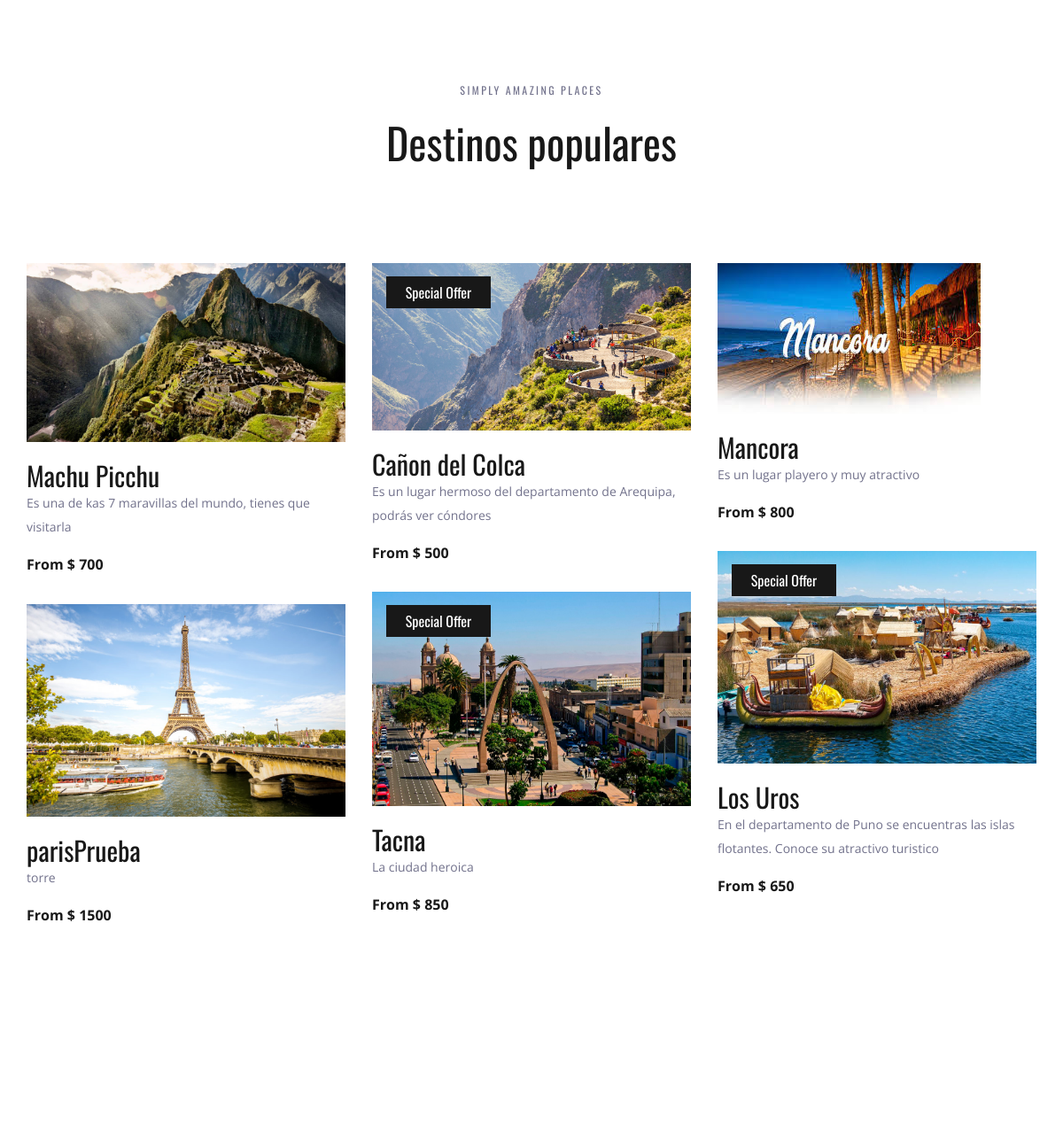
Before: / (middle part) with the older database file.
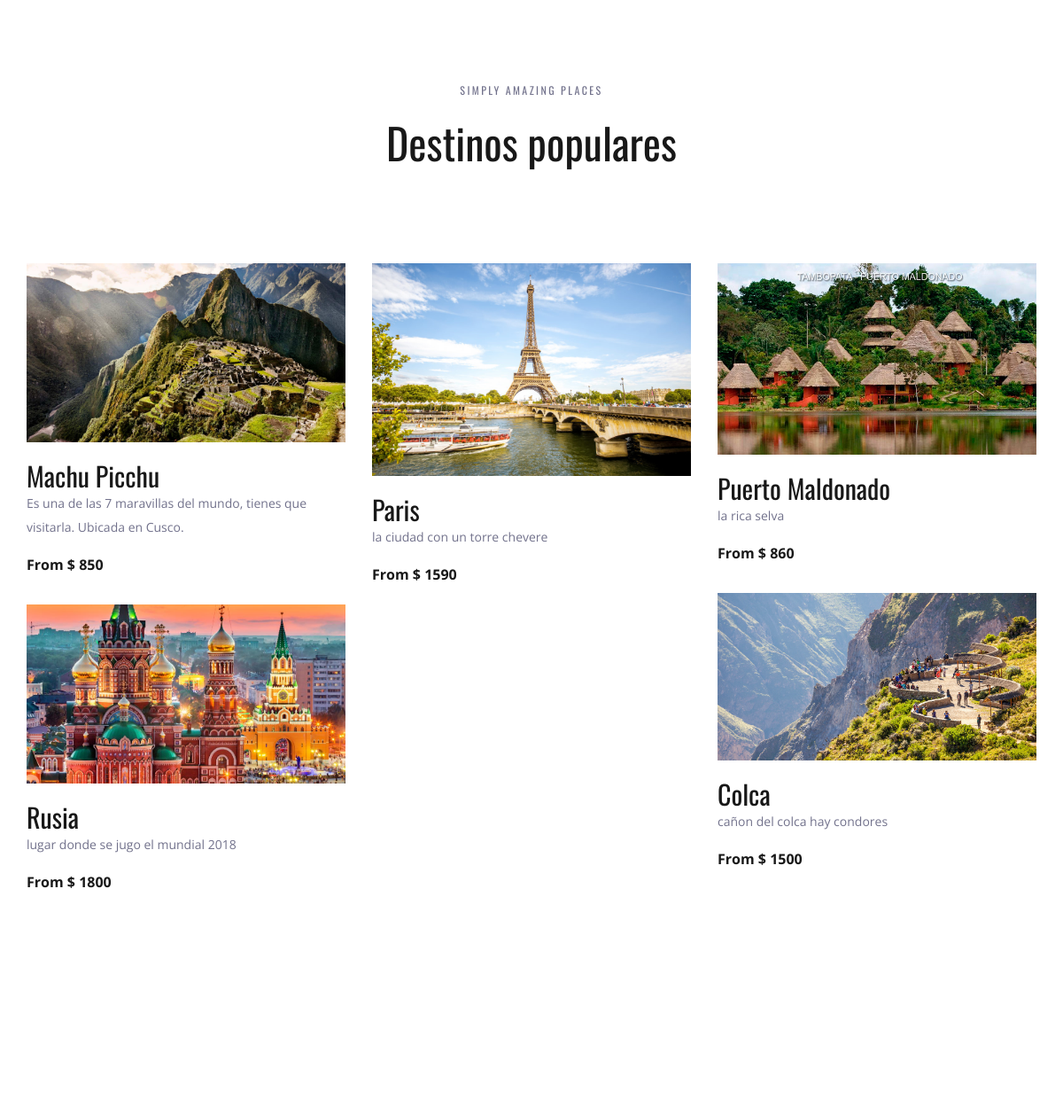
After: the same page with the newer database file.
### Destinos/models.py (models this page shows, shortened)
class Destination(models.Model):
    id = models.AutoField(primary_key=True)
    nombreCiudad = models.CharField(max_length = 50)
    imagenCiudad = models.ImageField(upload_to='pics')
    descripcionCiudad = models.TextField()
    precioTour = models.IntegerField()
    ofertaTour = models.BooleanField(default=False)

### travello/views.py (the view)
# urls.py: urlpatterns = [path('', views.index, name="index")]
def index(request):
    dests = Destination.objects.all()
    return render(request,"index.html", {'dests':dests})

### templates/index.html (shortened to what this page needs)
{% load static %}
<!DOCTYPE html>
<html lang="en">
<head>
<link rel="stylesheet" type="text/css" href="{% static 'styles/bootstrap4/bootstrap.min.css' %}">
<link href="plugins/font-awesome-4.7.0/css/font-awesome.min.css" rel="stylesheet" type="text/css">
<link rel="stylesheet" type="text/css" href="{% static 'plugins/OwlCarousel2-2.2.1/owl.carousel.css' %}">
<link rel="stylesheet" type="text/css" href="{% static 'plugins/OwlCarousel2-2.2.1/owl.theme.default.css' %}">
<link rel="stylesheet" type="text/css" href="{% static 'plugins/OwlCarousel2-2.2.1/animate.css' %}">
<link rel="stylesheet" type="text/css" href="{% static 'styles/main_styles.css' %}">
<link rel="stylesheet" type="text/css" href="{% static 'styles/responsive.css' %}">
</head>
<body>
<div class="super_container">
	<div class="destinations" id="destinations">
		<div class="container">
			<div class="row">
				<div class="col text-center">
					<div class="section_subtitle">simply amazing places</div>
					<div class="section_title"><h2>Destinos populares</h2></div>
				</div>
			</div>
			<div class="row destinations_row">
				<div class="col">
					<div class="destinations_container item_grid">
					{% for dest in dests %}
						<div class="destination item">
							<div class="destination_image">
								<img src="{{ dest.imagenCiudad.url }}" alt="">
								{% if dest.ofertaTour %}
									<div class="spec_offer text-center"><a href="#">Special Offer</a></div>
								{% endif %}
							</div>
							<div class="destination_content">
								<div class="destination_title"><a href="destinations.html">{{ dest.nombreCiudad }}</a></div>
								<div class="destination_subtitle"><p>{{ dest.descripcionCiudad }}</p></div>
								<div class="destination_price"> From $ {{ dest.precioTour }}</div>
							</div>
						</div>
					{% endfor %}
					</div>
				</div>
			</div>
		</div>
	</div>
	<div class="testimonials" id="testimonials">
		<div class="parallax_background parallax-window" data-parallax="scroll" data-image-src="static/images/testimonials.jpg" data-speed="0.8"></div>
	</div>
</div>
</body>
</html>

### static/styles/main_styles.css (style rules this page uses)
* { margin: 0; padding: 0; -webkit-font-smoothing: antialiased; -webkit-text-shadow: rgba(0,0,0,.01) 0 0 1px; text-shadow: rgba(0,0,0,.01) 0 0 1px; }
body { font-family: 'Open Sans', sans-serif; font-size: 14px; font-weight: 400; background: #FFFFFF; color: #a5a5a5; }
div { display: block; position: relative; -webkit-box-sizing: border-box; -moz-box-sizing: border-box; box-sizing: border-box; }
p { font-family: 'Open Sans', sans-serif; font-size: 14px; line-height: 1.9285; font-weight: 400; color: #72728c; -webkit-font-smoothing: antialiased; -webkit-text-shadow: rgba(0,0,0,.01) 0 0 1px; text-shadow: rgba(0,0,0,.01) 0 0 1px; }
p:last-of-type { margin-bottom: 0; }
a, a:hover, a:visited, a:active, a:link { text-decoration: none; -webkit-font-smoothing: antialiased; -webkit-text-shadow: rgba(0,0,0,.01) 0 0 1px; text-shadow: rgba(0,0,0,.01) 0 0 1px; }
h2 { font-size: 48px; }
h1, h2, h3, h4, h5, h6 { font-family: 'Oswald', sans-serif; font-weight: 400; -webkit-font-smoothing: antialiased; -webkit-text-shadow: rgba(0,0,0,.01) 0 0 1px; text-shadow: rgba(0,0,0,.01) 0 0 1px; }
.super_container { width: 100%; overflow: hidden; }
.parallax-window { min-height: 400px; background: transparent; }
.parallax_background { position: absolute; top: 0; left: 0; width: 100%; height: 100%; }
.destinations { width: 100%; background: #FFFFFF; padding-top: 115px; padding-bottom: 116px; }
.section_subtitle { font-family: 'Oswald', sans-serif; font-size: 12px; font-weight: 400; color: #72728c; line-height: 0.75; text-transform: uppercase; letter-spacing: 0.2em; }
.section_title { color: #181818; margin-top: 26px; }
.destinations_row { margin-top: 99px; }
.destination_image { width: 100%; }
.destination_image img { max-width: 100%; }
.destinations_container { width: calc(100% + 30px); left: -15px; }
.destination { width: calc(100% / 3); padding-left: 15px; padding-right: 15px; margin-bottom: 33px; }
.destination_title { margin-top: 15px; }
.destination_title a { font-family: 'Oswald', sans-serif; font-size: 30px; font-weight: 400; color: #181818; }
.destination_subtitle { margin-top: -4px; }
.destination_price { font-size: 16px; font-weight: 700; color: #181818; margin-top: 16px; }
.testimonials { width: 100%; padding-top: 118px; padding-bottom: 115px; }

Changed rows visible on the page:
removed Destination: imagenCiudad (picture), ofertaTour "Special Offer", nombreCiudad "Cañon del Colca", descripcionCiudad "Es un lugar hermoso del departamento de Arequipa, podrás ver cóndores", precioTour "500"
removed Destination: imagenCiudad (picture), nombreCiudad "Mancora", descripcionCiudad "Es un lugar playero y muy atractivo", precioTour "800"
removed Destination: imagenCiudad (picture), ofertaTour "Special Offer", nombreCiudad "Los Uros", descripcionCiudad "En el departamento de Puno se encuentras las islas flotantes. Conoce su atractivo turistico", precioTour "650"
removed Destination: imagenCiudad (picture), ofertaTour "Special Offer", nombreCiudad "Tacna", descripcionCiudad "La ciudad heroica", precioTour "850"
removed Destination: imagenCiudad (picture), nombreCiudad "parisPrueba", descripcionCiudad "torre", precioTour "1500"
changed Destination "Machu Picchu": descripcionCiudad "Es una de kas 7 maravillas del mundo, tienes que visitarla" → "Es una de las 7 maravillas del mundo, tienes que visitarla. Ubicada en Cusco."; precioTour "700" → "850"
added Destination: imagenCiudad (picture), nombreCiudad "Paris", descripcionCiudad "la ciudad con un torre chevere", precioTour "1590"
added Destination: imagenCiudad (picture), nombreCiudad "Puerto Maldonado", descripcionCiudad "la rica selva", precioTour "860"
added Destination: imagenCiudad (picture), nombreCiudad "Colca", descripcionCiudad "cañon del colca hay condores", precioTour "1500"
added Destination: imagenCiudad (picture), nombreCiudad "Rusia", descripcionCiudad "lugar donde se jugo el mundial 2018", precioTour "1800"
